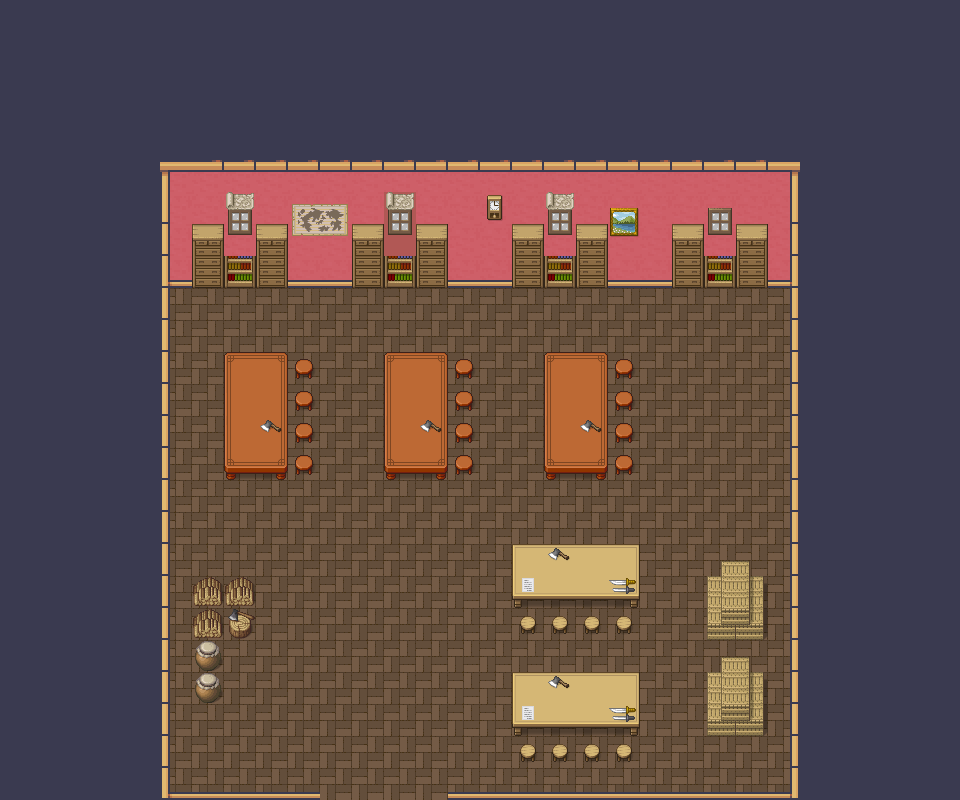

This is a level from a 2D game, rendered from its Tiled map with the project's own tilesets. A one-line summary and the map file follow, with tile-layer data summarised:
An orthogonal 30x25 tile map with 32x32 px tiles, 4 tile layers (Ground, Border, Object, ObjectTop), 2 tilesets and 1 object (start).

<map version="1.8" tiledversion="1.8.6" orientation="orthogonal" renderorder="right-down" width="30" height="25" tilewidth="32" tileheight="32" infinite="0" nextlayerid="8" nextobjectid="5">
 <editorsettings>
  <export target="Workshop.tmj" format="json" />
 </editorsettings>
 <tileset firstgid="1" name="pipoya" tilewidth="32" tileheight="32" tilecount="1064" columns="8">
  <image source="pipoya.png" width="256" height="4256" />
 </tileset>
 <tileset firstgid="1065" name="Room_Builder_32x32" tilewidth="32" tileheight="32" tilecount="8284" columns="76">
  <image source="Room_Builder_32x32.png" width="2432" height="3488" />
 </tileset>
 <layer id="3" name="Ground" width="30" height="25">
  <data>[750 cells, 750 non-empty, 4 distinct tile ids]</data>
 </layer>
 <objectgroup id="7" name="Objectlayer">
  <object id="3" name="start" x="383.308" y="760.755">
   <point />
  </object>
 </objectgroup>
 <layer id="4" name="Border" width="30" height="25">
  <data>[750 cells, 78 non-empty, 8 distinct tile ids]</data>
 </layer>
 <layer id="5" name="Object" width="30" height="25">
  <data>[750 cells, 113 non-empty, 37 distinct tile ids]</data>
 </layer>
 <layer id="6" name="ObjectTop" width="30" height="25">
  <data>[750 cells, 12 non-empty, 4 distinct tile ids]</data>
 </layer>
</map>
